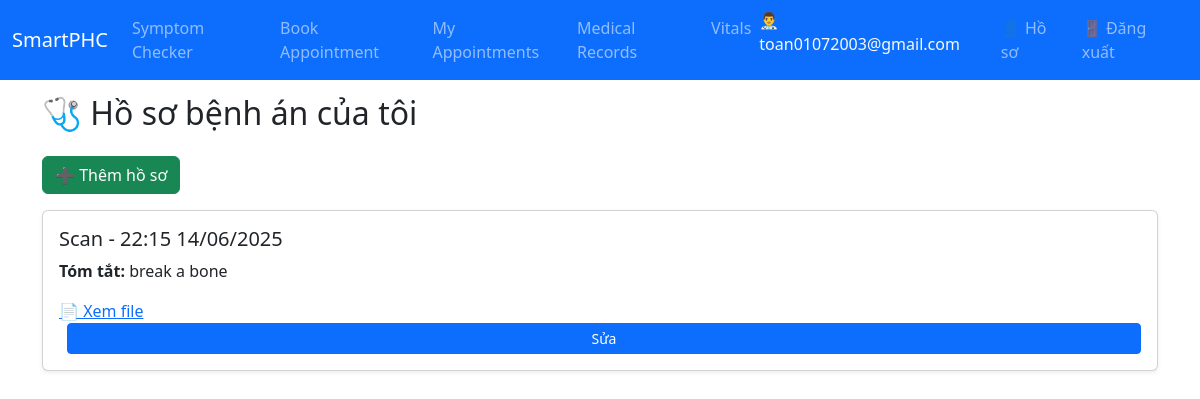
The app's page /api/medical-record/my-history/ (signed in) with its own data.
### auth_service/models.py (models this page shows, shortened)
class User(AbstractBaseUser, PermissionsMixin):
    ROLE_CHOICES = [
        ('patient', 'Patient'),
        ('doctor', 'Doctor'),
        ('nurse', 'Nurse'),
        ('admin', 'Admin'),
        ('lab_staff', 'Lab Staff'),
        ('pharmacist', 'Pharmacist'),
    ]
    STATUS_CHOICES = [
        ('pending', 'Pending'),
        ('approved', 'Approved'),
        ('rejected', 'Rejected'),
    ]
    id = models.UUIDField(primary_key=True, default=uuid.uuid4, editable=False)
    email = models.EmailField(unique=True)
    role = models.CharField(max_length=20, choices=ROLE_CHOICES)
    status = models.CharField(max_length=20, choices=STATUS_CHOICES, default='pending')
    created_at = models.DateTimeField(auto_now_add=True)
    last_login = models.DateTimeField(auto_now=True)
    is_staff = models.BooleanField(default=False)
    is_superuser = models.BooleanField(default=False)
    USERNAME_FIELD = 'email'
    REQUIRED_FIELDS = []
    objects = UserManager()

### medical_record/models.py (models this page shows)
class MedicalRecord(models.Model):
    RECORD_TYPE_CHOICES = [
        ('lab', 'Lab'),
        ('scan', 'Scan'),
        ('note', 'Note'),
        ('referral', 'Referral'),
        ('prescription', 'Prescription'),
    ]
    id = models.UUIDField(primary_key=True, default=uuid.uuid4, editable=False)
    patient = models.ForeignKey(settings.AUTH_USER_MODEL, on_delete=models.CASCADE)
    uploaded_by = models.ForeignKey(settings.AUTH_USER_MODEL, on_delete=models.CASCADE, related_name='uploaded_records')
    file_url = models.URLField()
    type = models.CharField(max_length=20, choices=RECORD_TYPE_CHOICES)
    summary = models.TextField()
    date_uploaded = models.DateTimeField(auto_now_add=True)
    updated_at = models.DateTimeField(auto_now=True)

### medical_record/views.py (the view)
# urls.py: path('my-history/', my_medical_history_view, name='my-medical-history'),
@login_required
def my_medical_history_view(request):
    if request.user.role != "patient":
        messages.error(request, "Bạn không có quyền truy cập.")
        return redirect("home")
    records = (
        MedicalRecord.objects.filter(patient=request.user)
        .order_by("-date_uploaded")
    )
    return render(
        request,
        "medical_record/my_history.html",
        {"records": records},
    )

### medical_record/templates/medical_record/my_history.html
{% extends "base.html" %}
{% block content %}
<h2 class="mb-4">🩺 Hồ sơ bệnh án của tôi</h2>
<a href="{% url 'add-medical-record' %}" class="btn btn-success mb-3">➕ Thêm hồ sơ</a>
{% for r in records %}
  <div class="card mb-3 p-3 shadow-sm">
    <h5>{{ r.get_type_display }} - {{ r.date_uploaded|date:"H:i d/m/Y" }}</h5>
    <p><strong>Tóm tắt:</strong> {{ r.summary }}</p>
    <a href="{{ r.file_url }}" target="_blank">📄 Xem file</a>
    {% if request.user.role == 'doctor' or request.user == r.uploaded_by %}
      <a href="{% url 'update-medical-record' r.id %}" class="btn btn-sm btn-primary ms-2">Sửa</a>
    {% endif %}
  </div>
{% empty %}
  <div class="alert alert-info">Không có hồ sơ.</div>
{% endfor %}
{% endblock %}

### appointment/templates/base.html (shortened to what this page needs)
<!DOCTYPE html>
<html lang="vi">
<head>
  <link href="https://cdn.jsdelivr.net/npm/bootstrap@5.3.0/dist/css/bootstrap.min.css" rel="stylesheet">
</head>
<body>
  <nav class="navbar navbar-expand-lg navbar-dark bg-primary fixed-top">
    <div class="container-fluid">
      <a class="navbar-brand" href="#">SmartPHC</a>
      <div class="collapse navbar-collapse" id="navbarNav">
        <ul class="navbar-nav me-auto mb-2 mb-lg-0">
          {% if request.user.role == "doctor" %}
          <li class="nav-item">
            <a class="nav-link" href="{% url 'doctor-schedule' %}">📅 Lịch khám</a>
          </li>
          <li class="nav-item">
            <a class="nav-link" href="{% url 'search-medical-history' %}">Tra cứu hồ sơ</a>
          </li>
          {% elif request.user.role == "nurse" %}
          <li class="nav-item">
            <a class="nav-link" href="{% url 'nurse-patient-list' %}">Patients</a>
          </li>
          {% else %}
          <li class="nav-item">
            <a class="nav-link" href="/api/chatbot/chat/">Symptom Checker</a>
          </li>
          <li class="nav-item">
            <a class="nav-link" href="/api/chatbot/appointment/">Book Appointment</a>
          </li>
          <li class="nav-item">
            <a class="nav-link" href="{% url 'patient-schedule' %}">My Appointments</a>
          </li>
          <li class="nav-item">
            <a class="nav-link" href="{% url 'my-medical-history' %}">Medical Records</a>
          </li>
          <li class="nav-item">
            <a class="nav-link" href="{% url 'my-vitals' %}">Vitals</a>
          </li>
          {% endif %}
        </ul>
        <ul class="navbar-nav ms-auto">
          <li class="nav-item">
            <span class="navbar-text text-light me-3">👨‍⚕️ {{ request.user.email }}</span>
          </li>
          <li class="nav-item">
            <a class="nav-link" href="/auth/profile/">👤 Hồ sơ</a>
          </li>
          <li class="nav-item">
            <a class="nav-link" href="{% url 'logout' %}">🚪 Đăng xuất</a>
          </li>
        </ul>
      </div>
    </div>
  </nav>
  <div class="container mt-4">
    {% block content %}{% endblock %}
  </div>
</body>
</html>

### appointment/templates/base.html (style rules this page uses)
body { padding-top: 70px; }

### records on screen
MedicalRecord: type "Scan", date_uploaded "22:15 14/06/2025", summary "break a bone", shows "Sửa"

### other values on screen
{{ request.user.email }} "toan01072003@gmail.com"
